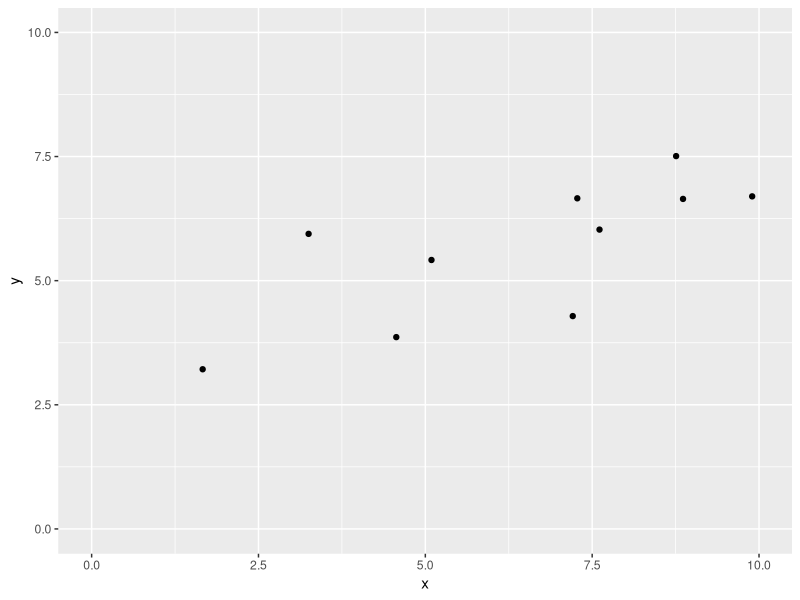
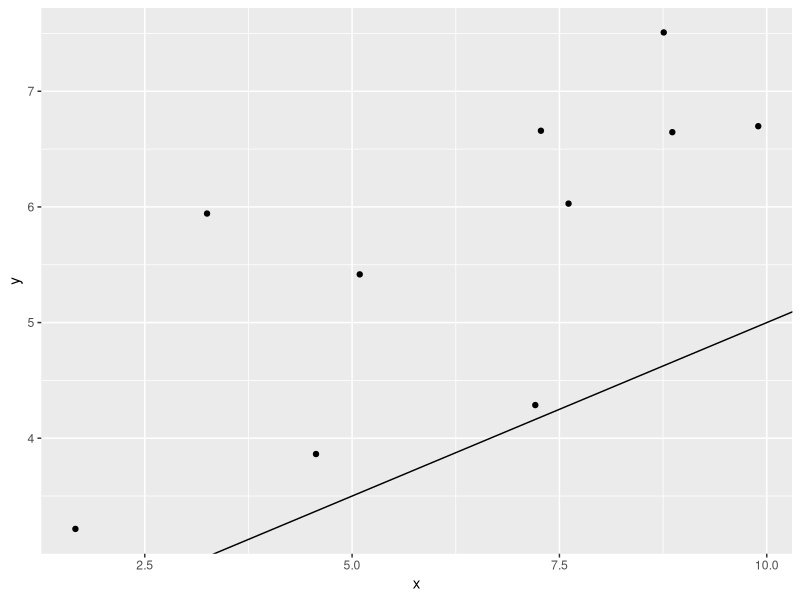
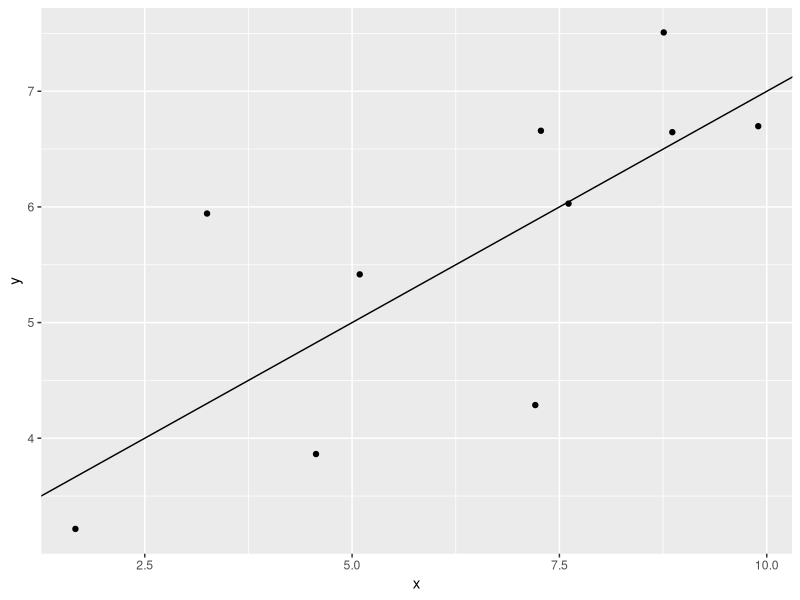
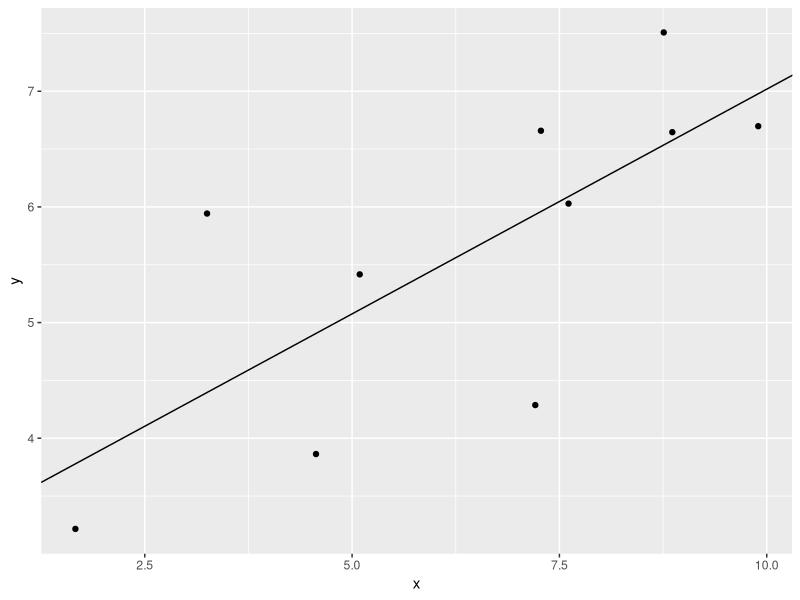
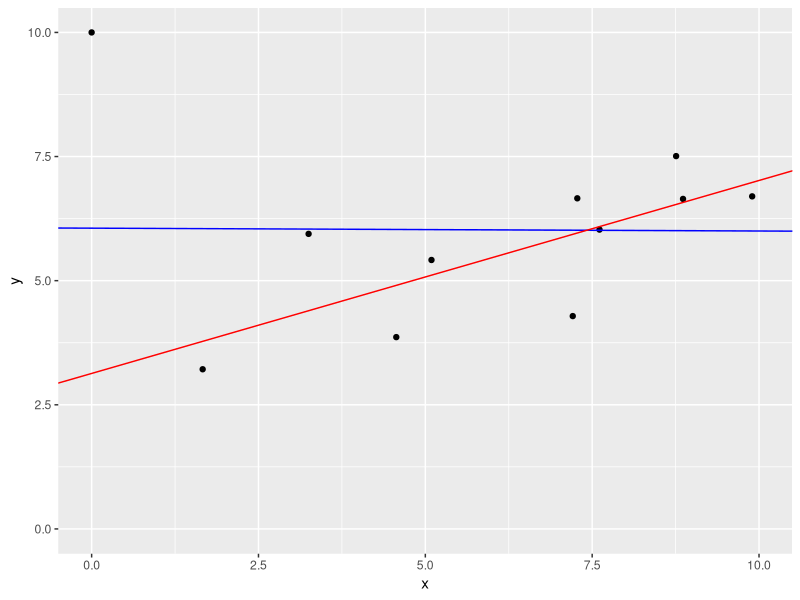
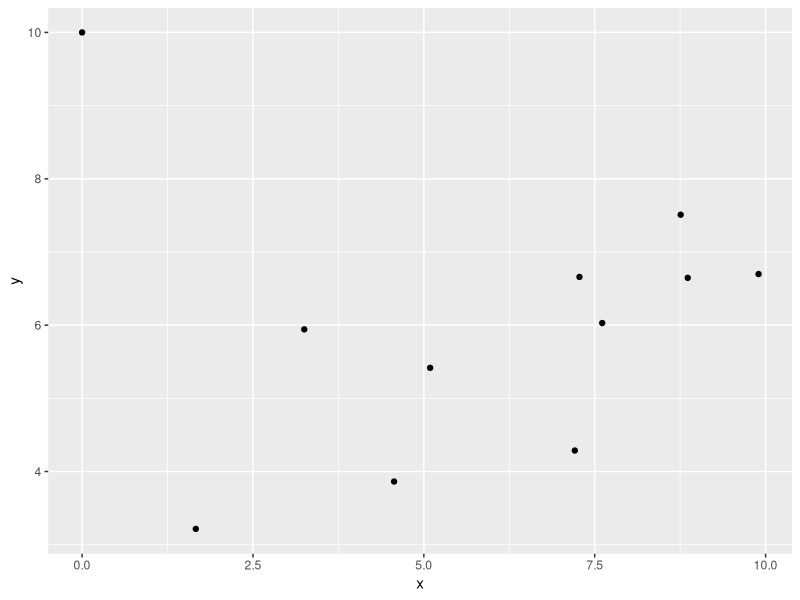

Recreate these plots in R, in order.
library(ggplot2)

# for 'accuracy' function
library(forecast)

### generate some data

# generate a vector of random values between 0 and 1
set.seed(12345)
x <- runif(10, min=0, max=10)
x

# choose "real" b0 and b1
b0 <- 2.5
b1 <- 0.5

# add random error terms
errs <- rnorm(10, mean=0, sd=1)
# note: rnorm() generates random data from a normal distribution
errs

y <- b0 + b1 * x + errs
y


### analyze our generated data

# plot y vs x
ggplot() + 
  geom_point(mapping = aes(x=x, y=y)) + 
  xlim(0,10) + ylim(0,10)

# make a guess at the parameters for b0 and b1 and plot with that line added
b0.guess <- 2
b1.guess <- 0.3
ggplot() + 
  geom_point(mapping = aes(x=x, y=y)) + 
  geom_abline(mapping = aes(intercept = b0.guess, slope = b1.guess))

# try another guess
b0.guess <- 3
b1.guess <- 0.4
ggplot() + 
  geom_point(mapping = aes(x=x, y=y)) + 
  geom_abline(mapping = aes(intercept = b0.guess, slope = b1.guess))

# actually use a linear model to estimate b0 and b1
# (function 'lm' is built-in to R)
linear.model <- lm(y ~ x)
summary(linear.model)

linear.model$coefficients
linear.model$coefficients[1]
linear.model$coefficients[2]

  # aside: calculate the coefficients manually
  xm <- mean(x)
  ym <- mean(y)
  b1.calc <- sum( (x-xm)*(y-ym) ) / sum( (x-xm)^2 )
  b1.calc
    # alternatively
    b1.calc <- cov(x, y) / var(x)
    b1.calc
  b0.calc <- ym - b1.calc*xm
  b0.calc
  linear.model$coefficients

b0.lm <- linear.model$coefficients[1]
b1.lm <- linear.model$coefficients[2]
ggplot() + 
  geom_point(mapping = aes(x=x, y=y)) + 
  geom_abline(mapping = aes(intercept = b0.lm, 
                            slope = b1.lm))

# why did the linear model choose these parameters instead of 3 and 0.4 ?

# calculate SSE (sum of squared errors) for the "guess" model
preds.guess <- b0.guess + b1.guess * x
errors.guess <- y - preds.guess
errors.guess
sum.squared.errors.guess <- sum(errors.guess^2)
sum.squared.errors.guess

# calculate SSE for the linear model
preds.lm <- b0.lm + b1.lm * x
errors.lm <- y - preds.lm
sum.squared.errors.lm <- sum(errors.lm^2)
sum.squared.errors.lm

# which one is better?


# calculate RMSE, ME, MPE, MAPE, MAE

# ME (mean error)
me.lm <- mean(errors.lm)
me.lm

# RMSE (root mean squared error)
mse.lm <- mean(errors.lm^2)
mse.lm <- sum.squared.errors.lm / length(errors.lm)
rmse.lm <- sqrt(mse.lm)
rmse.lm

# MAE (mean absolute error)
abs.errors.lm <- abs(errors.lm)
abs.errors.lm
mae.lm <- mean(abs.errors.lm)
mae.lm

# MPE (mean percentage error)
mpe.lm <- mean(errors.lm / y) * 100
mpe.lm

# MAPE (mean absolute percentage error)
mape.lm <- mean(abs.errors.lm / y) * 100
mape.lm

# or we can just use the accuracy() function from the "forecast" package 
accuracy(preds.lm, y)

# compare with the "guess" values
accuracy(preds.guess, y)
# are the model predictions best on every measure?


# compare performance metrics with correlation
cor(preds.lm,y)
cor(x,y)
cor(preds.lm,y) ^ 2
summary(linear.model)

cor(preds.lm, y)
cor(preds.lm+1, y)
cor(preds.lm+1000, y)

accuracy(preds.lm, y)
accuracy(preds.lm+1, y)


### add an outlier
outlier.x <- 0
outlier.y <- 10

x <- c(x, outlier.x)
y <- c(y, outlier.y)

# train a new linear regression model after adding this outlier
linear.model.outlier <- lm(y ~ x)
summary(linear.model.outlier)

# plot the points with original and new linear models
b0.lm.out <- linear.model.outlier$coefficients[1]
b1.lm.out <- linear.model.outlier$coefficients[2]
ggplot() + 
  geom_point(mapping = aes(x=x, y=y)) + 
  geom_abline(mapping = aes(intercept = b0.lm.out, 
                            slope = b1.lm.out),
              col = "blue") + 
  geom_abline(mapping = aes(intercept = b0.lm, 
                            slope = b1.lm),
              col = "red") + 
  xlim(0,10) + ylim(0,10)

# without prediction lines
ggplot() + 
  geom_point(mapping = aes(x=x, y=y))


preds.lm.out <- b0.lm.out + b1.lm.out * x

accuracy(preds.lm.out, y)

